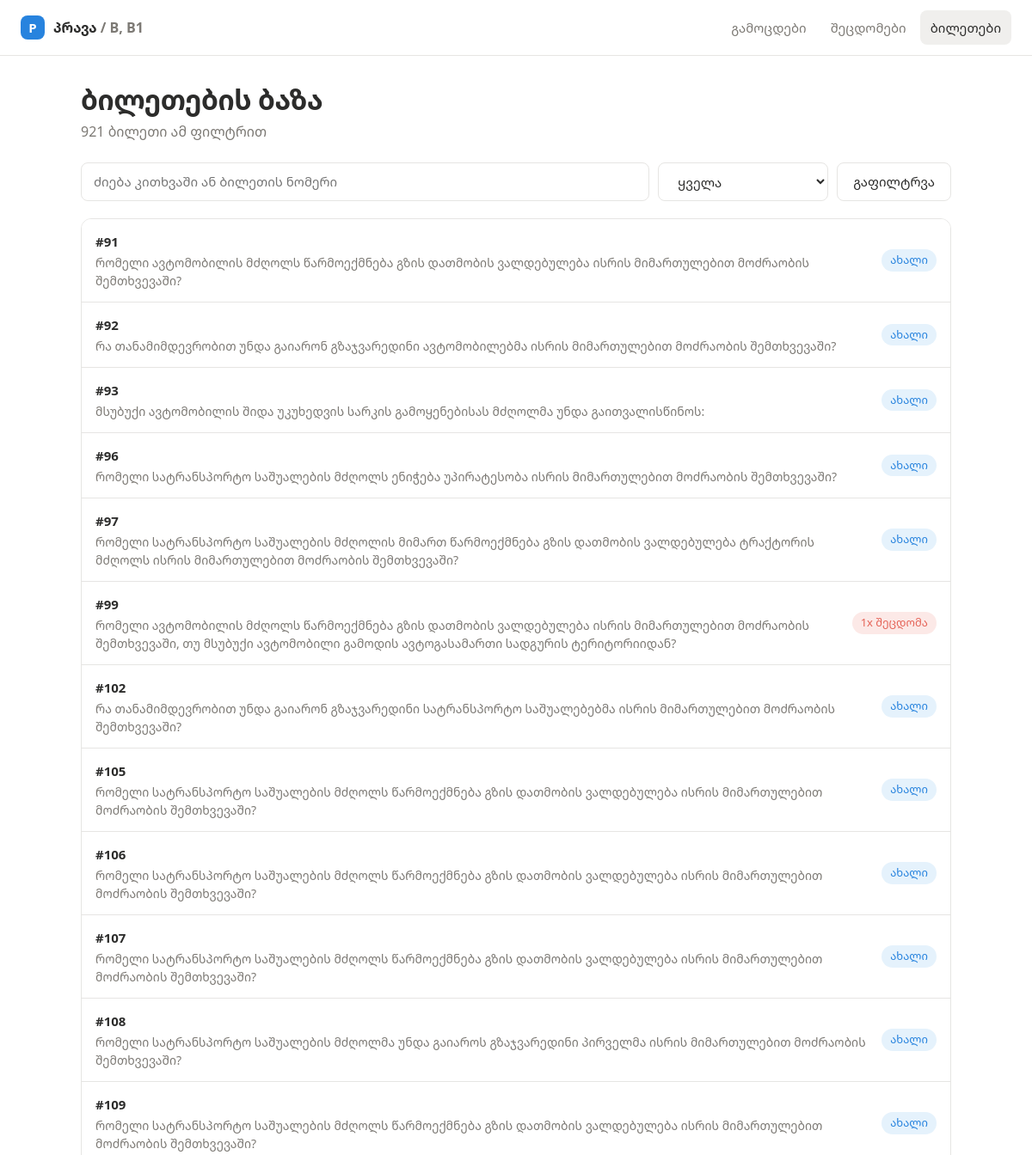
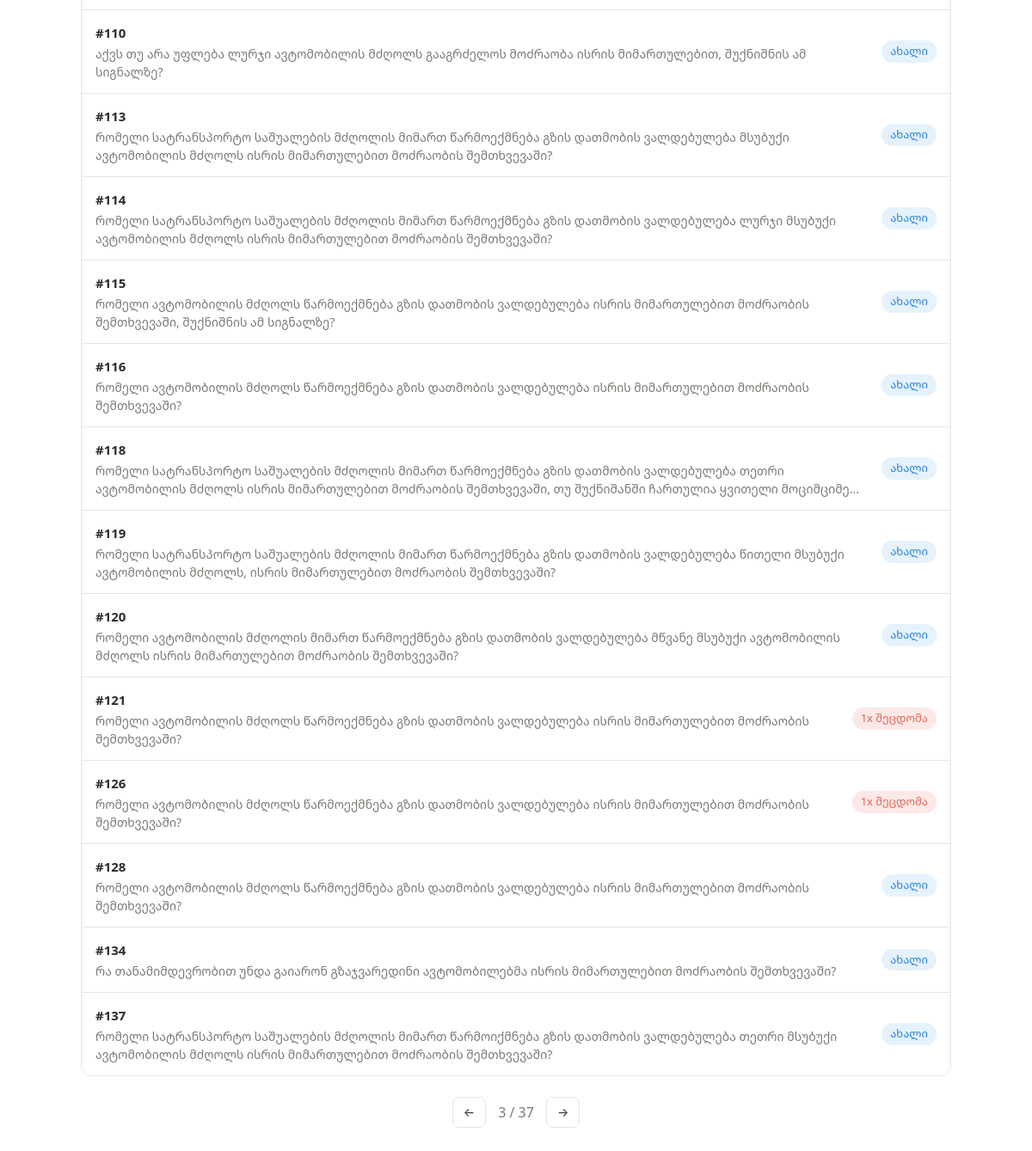
Page /bank?page=3&state=all&q= on the committed database (2 pictures, top to bottom).
### tables this page shows
CREATE TABLE ticket_stats (
    ticket_id      INTEGER PRIMARY KEY REFERENCES tickets(id),
    seen           INTEGER NOT NULL DEFAULT 0,
    wrong          INTEGER NOT NULL DEFAULT 0,
    right_count    INTEGER NOT NULL DEFAULT 0,
    correct_streak INTEGER NOT NULL DEFAULT 0,
    mastered       INTEGER NOT NULL DEFAULT 0,
    last_seen      TEXT
);

CREATE TABLE tickets (
    id            INTEGER PRIMARY KEY,          -- ticket number on teoria.on.ge
    category      TEXT    NOT NULL DEFAULT 'B',
    question      TEXT    NOT NULL,
    answers_json  TEXT    NOT NULL,             -- JSON array of answer strings
    correct_index INTEGER,                      -- 0-based; NULL = unknown (needs scraping fix)
    image         TEXT,                         -- relative path under static/, or NULL
    layout        TEXT,                         -- site layout classes: cutoff-N answers-num-N ...
    explanation   TEXT,
    source_url    TEXT,
    imported_at   TEXT
);

### app.py (the view)
@app.get("/bank")
def bank():
    state = request.args.get("state", "all")
    query = (request.args.get("q") or "").strip()
    page = max(int(request.args.get("page", 1)), 1)
    per_page = 25
    where, params = [], []
    if state == "mastered":
        where.append("s.mastered = 1")
    elif state == "wrong":
        where.append("s.wrong > 0 AND s.mastered = 0")
    elif state == "unseen":
        where.append("s.seen = 0")
    if query:
        where.append("(t.question LIKE ? OR t.id = ?)")
        params += [f"%{query}%", query if query.isdigit() else -1]
    clause = ("WHERE " + " AND ".join(where)) if where else ""
    with db.connect() as conn:
        total = conn.execute(
            f"SELECT COUNT(*) c FROM tickets t JOIN ticket_stats s ON s.ticket_id = t.id {clause}",
            params,
        ).fetchone()["c"]
        rows = conn.execute(
            f"""
            SELECT t.*, s.seen, s.wrong, s.mastered
            FROM tickets t JOIN ticket_stats s ON s.ticket_id = t.id
            {clause}
            ORDER BY t.id LIMIT ? OFFSET ?
            """,
            [*params, per_page, (page - 1) * per_page],
        ).fetchall()
    items = [db.ticket_row_to_dict(r) for r in rows]
    return render_template("bank.html", items=items, total=total, page=page,
                           pages=max((total + per_page - 1) // per_page, 1),
                           state=state, query=query)

### app.py (called while the page is built)
@app.before_request
def ensure_db() -> None:
    db.init_db()

### db.py (called while the page is built)
def connect() -> sqlite3.Connection:
    conn = sqlite3.connect(DB_PATH)
    conn.row_factory = sqlite3.Row
    conn.execute("PRAGMA foreign_keys = ON")
    return conn

def _migrate(conn: sqlite3.Connection) -> None:
    for table, columns in MIGRATIONS.items():
        have = {r["name"] for r in conn.execute(f"PRAGMA table_info({table})")}
        for name, decl in columns.items():
            if name not in have:
                conn.execute(f"ALTER TABLE {table} ADD COLUMN {name} {decl}")

def init_db() -> None:
    DB_PATH.parent.mkdir(parents=True, exist_ok=True)
    with connect() as conn:
        conn.executescript(SCHEMA_PATH.read_text(encoding="utf-8"))
        _migrate(conn)

def ticket_row_to_dict(row: sqlite3.Row) -> dict:
    data = dict(row)
    data["answers"] = json.loads(data.pop("answers_json"))
    return data

### templates/bank.html (shortened to what this page needs)
{% extends "base.html" %}
{% set active = 'bank' %}
{% block content %}
<div class="page-head">
  <div>
    <h1>ბილეთების ბაზა</h1>
    <p class="sub">{{ total }} ბილეთი ამ ფილტრით</p>
  </div>
</div>
<form class="filters" method="get">
  <input type="search" name="q" value="{{ query }}" placeholder="ძიება კითხვაში ან ბილეთის ნომერი">
  <select name="state" class="btn" onchange="this.form.submit()">
    <option value="all" {{ 'selected' if state == 'all' }}>ყველა</option>
  </select>
  <button class="btn">გაფილტრვა</button>
</form>
<div class="list">
  {% for t in items %}
  <div class="row">
    <div class="row-main">
      <b>#{{ t.id }}</b>
      <p>{{ t.question }}</p>
    </div>
    <div class="row-side">
      {% if t.mastered %}<span class="chip chip-pass">დაუჭერა</span>
      {% elif t.wrong %}<span class="chip chip-fail">{{ t.wrong }}x შეცდომა</span>
      {% elif t.seen %}<span class="chip">ნახული</span>
      {% else %}<span class="chip chip-new">ახალი</span>{% endif %}
    </div>
  </div>
  {% endfor %}
</div>
<div class="pager">
  {% if page > 1 %}<a class="btn btn-sm" href="{{ url_for('bank', page=page-1, state=state, q=query) }}">←</a>{% endif %}
  <span class="muted">{{ page }} / {{ pages }}</span>
  {% if page < pages %}<a class="btn btn-sm" href="{{ url_for('bank', page=page+1, state=state, q=query) }}">→</a>{% endif %}
</div>
{% endblock %}

### static/css/app.css (style rules this page uses)
:root { --text: #2C2C2B; --muted: #7D7A75; --canvas: #FFFFFF; --soft: #F9F8F7; --surface2: #F0EFED; --border: #E6E5E3; --blue: #2783DE; --blue-soft: #E5F2FC; --green: #46A171; --green-soft: #E8F1EC; --orange: #D5803B; --orange-soft: #FBEBDE; --red: #E56458; --red-soft: #FCE9E7; --radius: 8px; --radius-lg: 12px; --shadow: 0 1px 2px rgba(0,0,0,.05), 0 4px 12px rgba(0,0,0,.04); --font: 'BPG Arial', 'Noto Sans Georgian', 'Droid Sans Georgian', 'Segoe UI', system-ui, -apple-system, Arial, sans-serif; }
* { box-sizing: border-box; }
html, body { margin: 0; padding: 0; }
body { background: var(--canvas); color: var(--text); font-family: var(--font); font-size: 16px; line-height: 1.5; -webkit-font-smoothing: antialiased; }
a { color: inherit; text-decoration: none; }
.muted { color: var(--muted); }
.page-head { display: flex; align-items: flex-end; justify-content: space-between; gap: 24px; flex-wrap: wrap; margin-bottom: 24px; }
h1 { font-size: 32px; line-height: 1.2; margin: 0 0 6px; letter-spacing: -.01em; }
.sub { color: var(--muted); margin: 0; }
.btn { display: inline-flex; align-items: center; justify-content: center; gap: 8px; min-height: 44px; padding: 10px 18px; border-radius: var(--radius); border: 1px solid var(--border); background: var(--canvas); color: var(--text); font: inherit; font-size: 15px; cursor: pointer; transition: .15s ease; }
.btn-sm { min-height: 36px; padding: 6px 12px; font-size: 14px; }
.chip { display: inline-flex; align-items: center; gap: 6px; padding: 3px 10px; border-radius: 999px; font-size: 13px; font-weight: 500; background: var(--surface2); color: var(--muted); }
.chip-fail { background: var(--red-soft); color: var(--red); }
.chip-new { background: var(--blue-soft); color: var(--blue); }
.list { display: flex; flex-direction: column; border: 1px solid var(--border); border-radius: var(--radius-lg); overflow: hidden; }
.row { display: flex; align-items: center; justify-content: space-between; gap: 16px; padding: 14px 16px; border-bottom: 1px solid var(--border); background: var(--canvas); }
.row:last-child { border-bottom: none; }
.row-main { min-width: 0; }
.row-main b { font-size: 15px; }
.row-main p { margin: 2px 0 0; color: var(--muted); font-size: 14px; overflow: hidden; text-overflow: ellipsis; display: -webkit-box; -webkit-line-clamp: 2; -webkit-box-orient: vertical; }
.row-side { display: flex; align-items: center; gap: 10px; flex: none; }
.filters { display: flex; gap: 10px; flex-wrap: wrap; margin-bottom: 20px; }
.filters input[type=search] { flex: 1; min-width: 220px; min-height: 44px; padding: 10px 14px; border: 1px solid var(--border); border-radius: var(--radius); background: var(--canvas); color: var(--text); font: inherit; font-size: 15px; }
.filters select.btn { padding-right: 12px; }
.pager { display: flex; align-items: center; justify-content: center; gap: 14px; margin-top: 24px; }

### rows in the picture
ticket_stats: id "91", question "რომელი ავტომობილის მძღოლს წარმოექმნება გზის დათმობის ვალდებულება ისრის მიმართულებით მოძრაობის შემთხვევაში?", mastered "ახალი"
ticket_stats: id "92", question "რა თანამიმდევრობით უნდა გაიარონ გზაჯვარედინი ავტომობილებმა ისრის მიმართულებით მოძრაობის შემთხვევაში?", mastered "ახალი"
ticket_stats: id "93", question "მსუბუქი ავტომობილის შიდა უკუხედვის სარკის გამოყენებისას მძღოლმა უნდა გაითვალისწინოს:", mastered "ახალი"
ticket_stats: id "96", question "რომელი სატრანსპორტო საშუალების მძღოლს ენიჭება უპირატესობა ისრის მიმართულებით მოძრაობის შემთხვევაში?", mastered "ახალი"
ticket_stats: id "97", question "რომელი სატრანსპორტო საშუალების მძღოლის მიმართ წარმოექმნება გზის დათმობის ვალდებულება ტრაქტორის მძღოლს ისრის მიმართულებით მოძრაობის შემთხვევაში?", mastered "ახალი"
ticket_stats: id "99", question "რომელი ავტომობილის მძღოლს წარმოექმნება გზის დათმობის ვალდებულება ისრის მიმართულებით მოძრაობის შემთხვევაში, თუ მსუბუქი ავტომობილი გამოდის ავტოგასამართი სადგურის ტერიტორიიდან?", wrong "1"
ticket_stats: id "102", question "რა თანამიმდევრობით უნდა გაიარონ გზაჯვარედინი სატრანსპორტო საშუალებებმა ისრის მიმართულებით მოძრაობის შემთხვევაში?", mastered "ახალი"
ticket_stats: id "105", question "რომელი სატრანსპორტო საშუალების მძღოლს წარმოექმნება გზის დათმობის ვალდებულება ისრის მიმართულებით მოძრაობის შემთხვევაში?", mastered "ახალი"
ticket_stats: id "106", question "რომელი სატრანსპორტო საშუალების მძღოლს წარმოექმნება გზის დათმობის ვალდებულება ისრის მიმართულებით მოძრაობის შემთხვევაში?", mastered "ახალი"
ticket_stats: id "107", question "რომელი სატრანსპორტო საშუალების მძღოლს წარმოექმნება გზის დათმობის ვალდებულება ისრის მიმართულებით მოძრაობის შემთხვევაში?", mastered "ახალი"
ticket_stats: id "108", question "რომელი სატრანსპორტო საშუალების მძღოლმა უნდა გაიაროს გზაჯვარედინი პირველმა ისრის მიმართულებით მოძრაობის შემთხვევაში?", mastered "ახალი"
ticket_stats: id "109", question "რომელი სატრანსპორტო საშუალების მძღოლს წარმოექმნება გზის დათმობის ვალდებულება ისრის მიმართულებით მოძრაობის შემთხვევაში?", mastered "ახალი"
ticket_stats: id "110", question "აქვს თუ არა უფლება ლურჯი ავტომობილის მძღოლს გააგრძელოს მოძრაობა ისრის მიმართულებით, შუქნიშნის ამ სიგნალზე?", mastered "ახალი"
ticket_stats: id "113", question "რომელი სატრანსპორტო საშუალების მძღოლის მიმართ წარმოექმნება გზის დათმობის ვალდებულება მსუბუქი ავტომობილის მძღოლს ისრის მიმართულებით მოძრაობის შემთხვევაში?", mastered "ახალი"
ticket_stats: id "114", question "რომელი სატრანსპორტო საშუალების მძღოლის მიმართ წარმოექმნება გზის დათმობის ვალდებულება ლურჯი მსუბუქი ავტომობილის მძღოლს ისრის მიმართულებით მოძრაობის შემთხვევაში?", mastered "ახალი"
ticket_stats: id "115", question "რომელი ავტომობილის მძღოლს წარმოექმნება გზის დათმობის ვალდებულება ისრის მიმართულებით მოძრაობის შემთხვევაში, შუქნიშნის ამ სიგნალზე?", mastered "ახალი"
ticket_stats: id "116", question "რომელი ავტომობილის მძღოლს წარმოექმნება გზის დათმობის ვალდებულება ისრის მიმართულებით მოძრაობის შემთხვევაში?", mastered "ახალი"
ticket_stats: id "118", question "რომელი სატრანსპორტო საშუალების მძღოლის მიმართ წარმოექმნება გზის დათმობის ვალდებულება თეთრი ავტომობილის მძღოლს ისრის მიმართულებით მოძრაობის შემთხვევაში, თუ შუქნიშანში ჩართულია ყვითელი…", mastered "ახალი"
ticket_stats: id "119", question "რომელი სატრანსპორტო საშუალების მძღოლის მიმართ წარმოექმნება გზის დათმობის ვალდებულება წითელი მსუბუქი ავტომობილის მძღოლს, ისრის მიმართულებით მოძრაობის შემთხვევაში?", mastered "ახალი"
ticket_stats: id "120", question "რომელი ავტომობილის მძღოლის მიმართ წარმოექმნება გზის დათმობის ვალდებულება მწვანე მსუბუქი ავტომობილის მძღოლს ისრის მიმართულებით მოძრაობის შემთხვევაში?", mastered "ახალი"
ticket_stats: id "121", question "რომელი ავტომობილის მძღოლს წარმოექმნება გზის დათმობის ვალდებულება ისრის მიმართულებით მოძრაობის შემთხვევაში?", wrong "1"
ticket_stats: id "126", question "რომელი ავტომობილის მძღოლს წარმოექმნება გზის დათმობის ვალდებულება ისრის მიმართულებით მოძრაობის შემთხვევაში?", wrong "1"
ticket_stats: id "128", question "რომელი ავტომობილის მძღოლს წარმოექმნება გზის დათმობის ვალდებულება ისრის მიმართულებით მოძრაობის შემთხვევაში?", mastered "ახალი"
ticket_stats: id "134", question "რა თანამიმდევრობით უნდა გაიარონ გზაჯვარედინი ავტომობილებმა ისრის მიმართულებით მოძრაობის შემთხვევაში?", mastered "ახალი"
ticket_stats: id "137", question "რომელი სატრანსპორტო საშუალების მძღოლის მიმართ წარმოიქმნება გზის დათმობის ვალდებულება თეთრი მსუბუქი ავტომობილის მძღოლს ისრის მიმართულებით მოძრაობის შემთხვევაში?", mastered "ახალი"

### other values in the picture
{{ total }} "921"
{{ page }} "3"
{{ pages }} "37"
